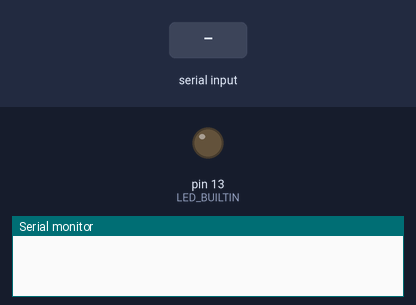
This sketch was run on a simulated Arduino Uno, built with avr-gcc and run on an emulated ATmega328P. Shown: output pins drawn as LEDs (lit = HIGH), the last lines printed to the serial monitor. The test bench sets the inputs (shaded band).

Above: at 1.2 s.
1.3 s: "1" received over Serial
At 2.5 s:
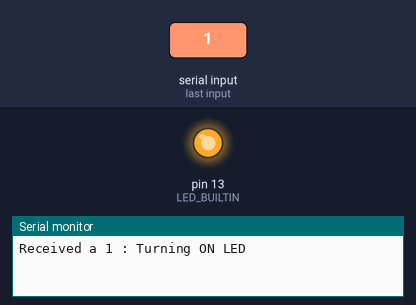
2.8 s: "0" received over Serial
At 3.7 s:
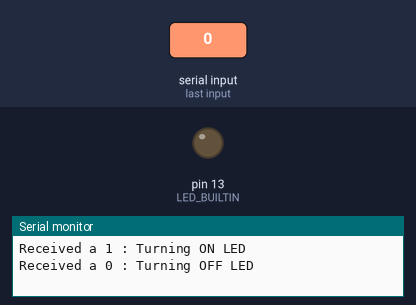
Timing chart, 0 to 5.8 s (numbered marks = the images above; inputs shaded):
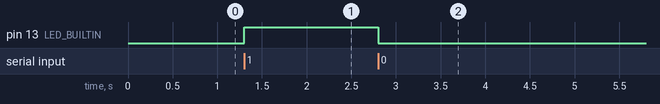

Measured:
- after the input at 1.3 s, pin 13 (LED_BUILTIN): LOW → HIGH at once
- after the input at 2.8 s, pin 13 (LED_BUILTIN): HIGH → LOW at once

The sketch:

C2W4_Assignment.ino
```cpp
void setup() {
  Serial.begin(9600);
  pinMode(LED_BUILTIN, OUTPUT);
}

void loop() {
  if (Serial.available() > 0) {
    // read the incoming byte:
    char incoming = Serial.read();

    Serial.print("Received a ");
    Serial.print(incoming);

    if (incoming == '1'){
      Serial.println(" : Turning ON LED");
      digitalWrite(LED_BUILTIN, HIGH);
    }
    else if (incoming == '0'){
      Serial.println(" : Turning OFF LED");
      digitalWrite(LED_BUILTIN, LOW);
    }
    else{
      Serial.println(" : Unknown character");
    }
  }
}
```
